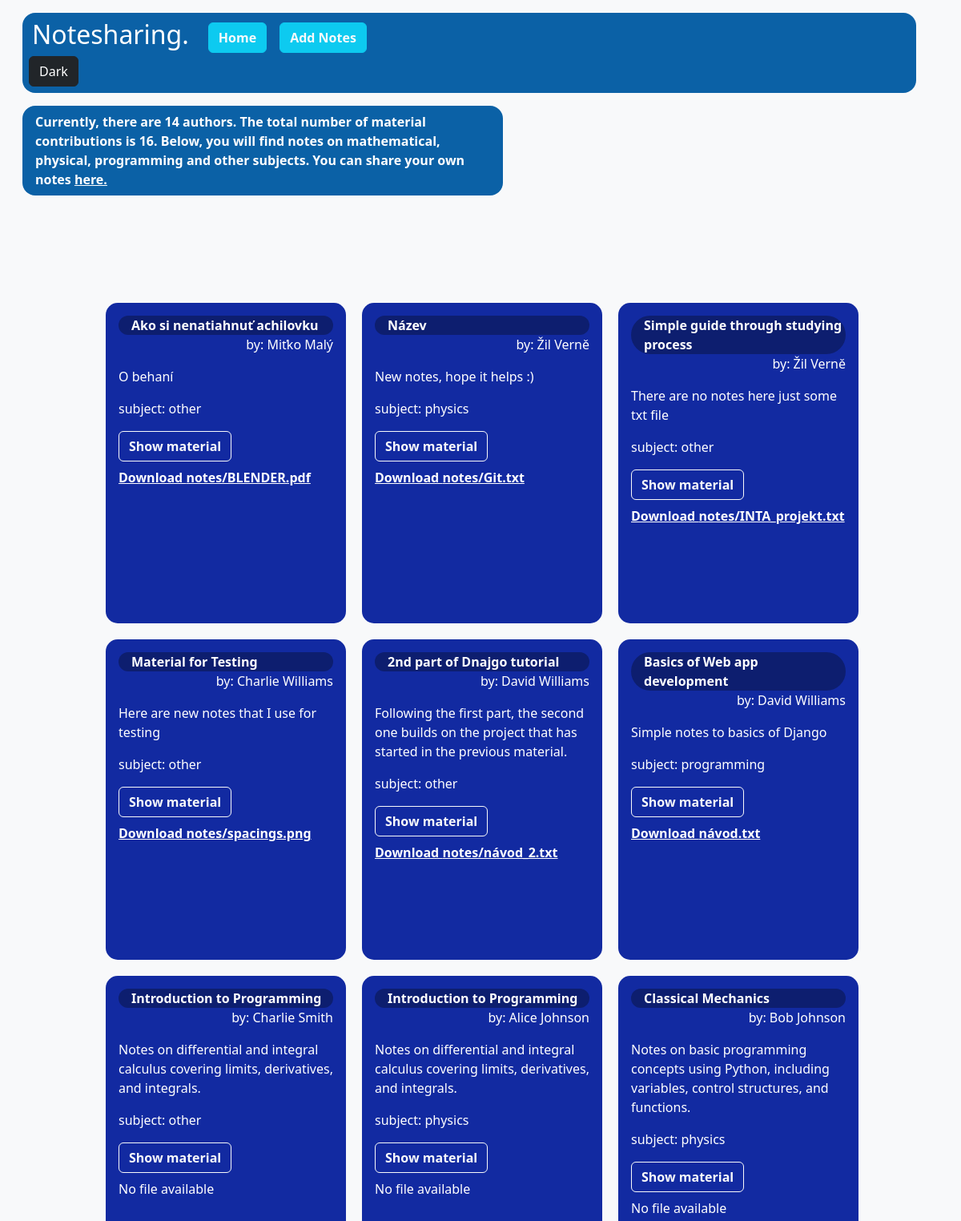
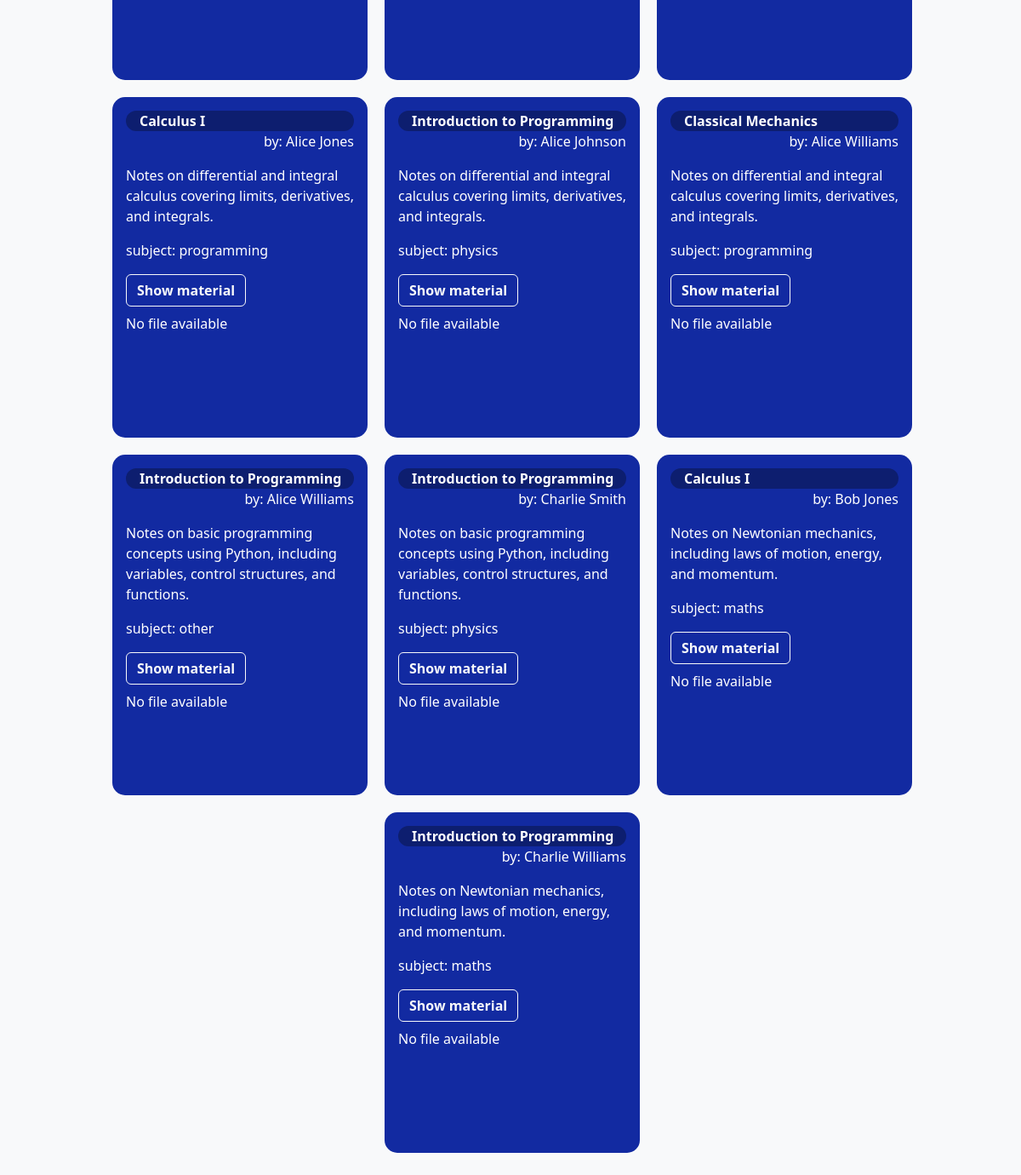
The page / on the database its author committed (2 pictures, top to bottom).
### noteapp/models.py (models this page shows)
class Notes(models.Model):
    SUBJECT_CHOICES = [             # musí se mapovat
        ('maths', 'Maths'),
        ('physics', 'Physics'),
        ('programming', 'Programming'),
        ('other', 'Other'),
    ]
    title = models.CharField(max_length=60, blank=False, default="Untitled")
    subject = models.CharField(max_length=20, choices=SUBJECT_CHOICES, default='other')
    about = models.CharField(max_length=130, default='New notes, hope it helps :)')
    author = models.ForeignKey(
      "Author",
      on_delete=models.CASCADE,
      )
    file = models.FileField(blank=True, upload_to='notes/')
    def __str__(self):
        return self.title

class Author(models.Model):
    first_name = models.CharField(max_length=50)
    last_name = models.CharField(max_length=50)
    def __str__(self):
       return f"{self.first_name} {self.last_name}"

### noteapp/views.py (the view)
# urls.py: path("", views.index, name="index"),
def index(request):
    context = {}
    context["authors_count"] = models.Author.objects.count()
    context["notes_count"] = models.Notes.objects.count()
    context["notes_list"] = models.Notes.objects.all().order_by('-id')
    return render(request, "noteapp/index.html", context)

### noteapp/templates/noteapp/index.html (shortened to what this page needs)
{% extends "noteapp/base.html" %}
{% block content %}
<p class="info-box ps-3 pt-2 pb-2 pe-2"><b>
    Currently, there are {{ authors_count|default:0 }} authors. The total number of material contributions is {{ notes_count|default:0 }}.
Below, you will find notes on mathematical, physical, programming and other subjects. You can share your own notes <a id="here-link" href="{% url 'add_notes' %}">here.</a></b></p>
    <ul style="list-style-type:none;">
    <section class="card_container1">
        {% for note in notes_list %}
        {% if note.title == 'Untitled'%}
        {% else %}
        <div class="card1 p-3"><p class="card-title">{{ note }} <br> <p class="author"> by: {{ note.author }}</p><p>{{ note.about }}</p>
            subject: {{note.subject}}<br></p>
            {% load static %}
            <button class="btn btn-outline-light mb-2"><b>Show material</b></button>
            {% if note.file %}
                <a class="download-link" href="{{ note.file.url }}" download><br><b>Download {{ note.file.name }}</b></a>
            {% else %}
                <p>No file available</p>
            {% endif %}
            <br>
        </div>
        {% endif %}
        {% endfor %}
    </ul>
{% endblock %}

### noteapp/templates/noteapp/base.html (shortened to what this page needs)
{% load static %}
<!DOCTYPE html>
<html lang="{{ lang | default:'en' }}">
    <head>
    </head>
    <body class="container mt-3 ms-3" style="background-color: rgb(248, 249, 250);">
        <header>
            <nav class="navbar navbar-light nav-container flex-disp-row">
                <form class="container-fluid justify-content-start">
                    <h2 class="txt-normal me-4" id="notesharing">Notesharing.</h2>
                    <a class="btn btn-info text-light me-3" href="{% url 'index' %}"><b>Home</b></a>
                  <a class="btn btn-info text-light" href="{% url 'add_notes' %}"><b>Add Notes</b></a>
                </form>
                <button class="btn btn-dark ms-2 " id="dark-mode-toggle"> Dark </button>
            </nav>
        </header>
        <main id="content">
            {% block content %}{% endblock %}
        </main>
        <link href="https://cdn.jsdelivr.net/npm/bootstrap@5.3.3/dist/css/bootstrap.min.css" rel="stylesheet">
    </body>
</html>

### noteapp/templates/noteapp/base.html (style rules this page uses)
p { font-weight: 500; color: white; }
.txt-normal { color:#ffffff; }
.flex-disp-row { display: flex; flex-direction: row; }
.card_container1 { margin-top: 100px; display: flex; justify-content: center; flex-wrap: wrap; padding-top: 1.5em; }
.card1 { background-color: rgb(18, 42, 161); color: white; width: 300px; height: 400px; margin: 10px; border-radius: 15px; box-sizing: border-box; overflow: hidden; }
.card-title { padding-left: 1em; background-color: rgb(13, 30, 111); border-radius: 4em; font-weight: 600; }
.author { text-align: right; }
.nav-container { background-color: rgb(11, 97, 166); border-radius: 1em; padding-left: 1.2em; padding-top:0.4em; padding-bottom:0.03em; display: flex; flex-direction: row; margin-bottom: 1em; }
.info-box { max-width: 600px; background-color: rgb(11, 97, 166); border-radius: 1em; }
#here-link { color: white; }
.download-link { color: white; }

### rows shown on the page
Notes: title "Ako si nenatiahnuť achilovku", author "Miťko Malý", about "O behaní", subject "other", file.name "notes/BLENDER.pdf"
Notes: title "Název", author "Žil Verně", about "New notes, hope it helps :)", subject "physics", file.name "notes/Git.txt"
Notes: title "Simple guide through studying process", author "Žil Verně", about "There are no notes here just some txt file", subject "other", file.name "notes/INTA_projekt.txt"
Notes: title "Material for Testing", author "Charlie Williams", about "Here are new notes that I use for testing", subject "other", file.name "notes/spacings.png"
Notes: title "2nd part of Dnajgo tutorial", author "David Williams", about "Following the first part, the second one builds on the project that has started in the previous material.", subject "other", file.name "notes/návod_2.txt"
Notes: title "Basics of Web app development", author "David Williams", about "Simple notes to basics of Django", subject "programming", file.name "návod.txt"
Notes: title "Introduction to Programming", author "Charlie Smith", about "Notes on differential and integral calculus covering limits, derivatives, and integrals.", subject "other", file "No file available"
Notes: title "Introduction to Programming", author "Alice Johnson", about "Notes on differential and integral calculus covering limits, derivatives, and integrals.", subject "physics", file "No file available"
Notes: title "Classical Mechanics", author "Bob Johnson", about "Notes on basic programming concepts using Python, including variables, control structures, and functions.", subject "physics", file "No file available"
Notes: title "Calculus I", author "Alice Jones", about "Notes on differential and integral calculus covering limits, derivatives, and integrals.", subject "programming", file "No file available"
Notes: title "Introduction to Programming", author "Alice Johnson", about "Notes on differential and integral calculus covering limits, derivatives, and integrals.", subject "physics", file "No file available"
Notes: title "Classical Mechanics", author "Alice Williams", about "Notes on differential and integral calculus covering limits, derivatives, and integrals.", subject "programming", file "No file available"
Notes: title "Introduction to Programming", author "Alice Williams", about "Notes on basic programming concepts using Python, including variables, control structures, and functions.", subject "other", file "No file available"
Notes: title "Introduction to Programming", author "Charlie Smith", about "Notes on basic programming concepts using Python, including variables, control structures, and functions.", subject "physics", file "No file available"
Notes: title "Calculus I", author "Bob Jones", about "Notes on Newtonian mechanics, including laws of motion, energy, and momentum.", subject "maths", file "No file available"
Notes: title "Introduction to Programming", author "Charlie Williams", about "Notes on Newtonian mechanics, including laws of motion, energy, and momentum.", subject "maths", file "No file available"

### other values the page prints
{{ authors_count|default:0 }} "14"
{{ notes_count|default:0 }} "16"
